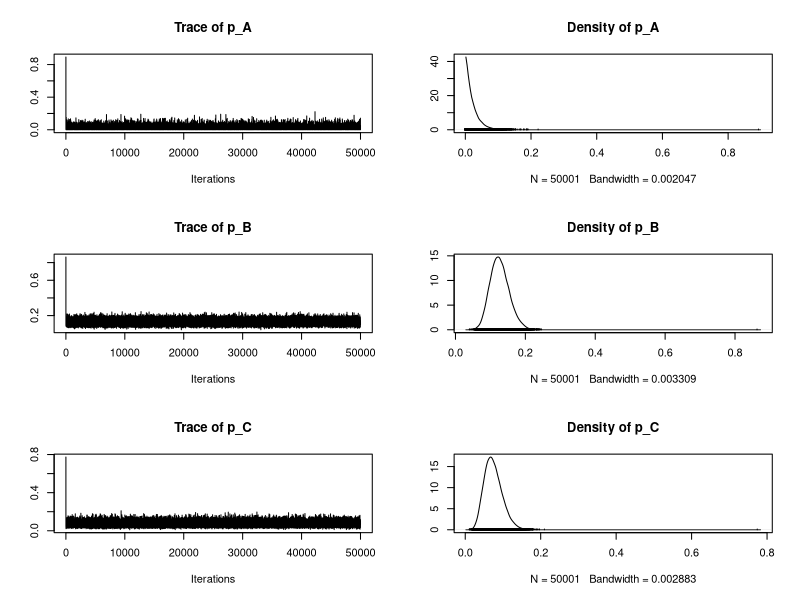
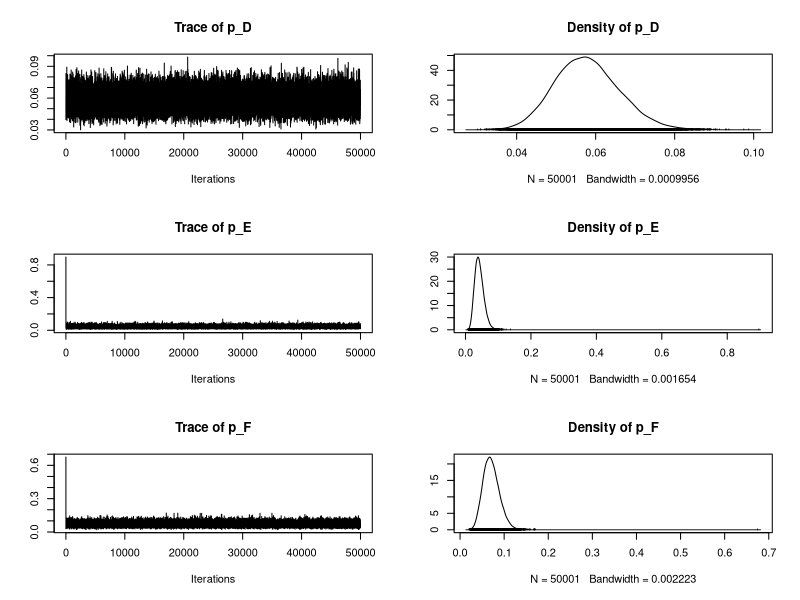
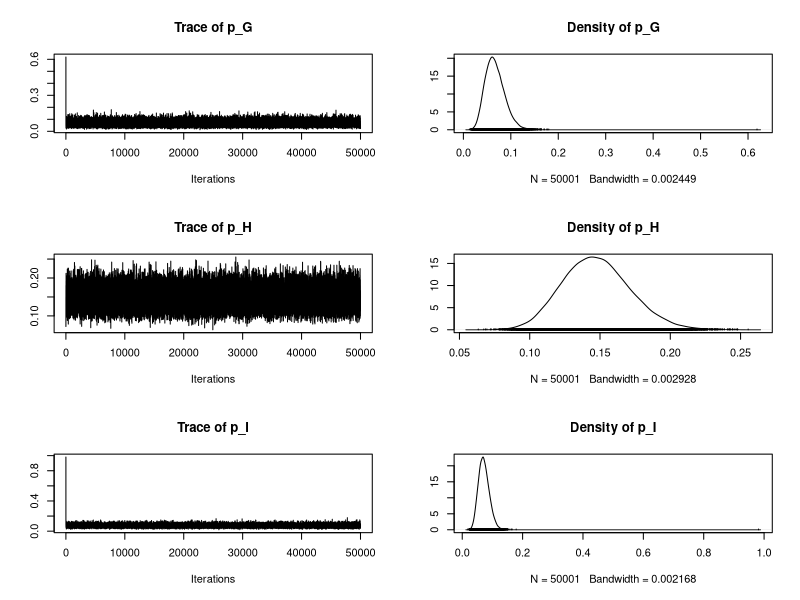
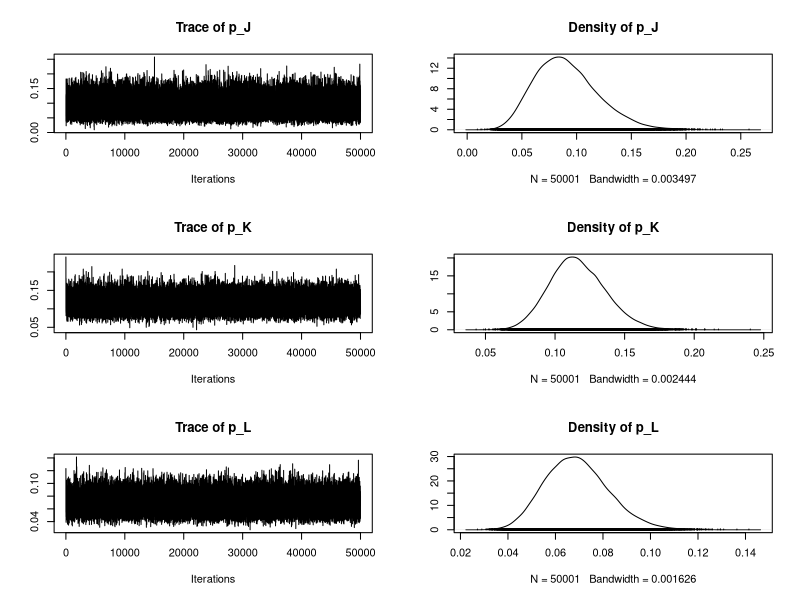

Write R code to recreate these figures, in order.
## ---- chunk 1
N <- 12                                              # Number of hospitals
n <- c(47, 148, 119, 810, 211, 196, 148, 215, 207,   # Number of cardiac surgery
       97, 256, 360)
r <- c(0, 18, 8, 46, 8, 13, 9, 31, 14, 8, 29, 24)    # Number of death
## ---- chunk 2
model_1 <- function(N, n, r, nchain){
  ## Initialisation
  chain <- matrix(NA, nchain + 1, N)
  colnames(chain) <- c("p_A", "p_B", "p_C", "p_D", "p_E", "p_F", "p_G", "p_H",
                       "p_I", "p_J", "p_K", "p_L")      # p for the N hospitals
  ## Prior distribution for p
  chain[1,] <- rbeta(N, shape1=1, shape2=1)
  for(k in 1:nchain){
    p <- rep(NA, N)
    for(i in 1:N){
      p[i] <- rbeta(1, shape1=r[i]+1, shape2=n[i]-r[i]+1)
    }
    chain[k+1,] <- p
  }
  return(chain)
}
## ---- chunk 3
chain_1 <- model_1(N, n, r, nchain=50000)
## ---- chunk 4
library(coda)
plot(mcmc(chain_1))
## ---- chunk 5
b <- c(0.1, 0.1, 0.1, 0.1, 0.1, 0.1, 0.1, 0.1, 0.1, 0.1, 0.1, 0.1)
sigmasq <- 1
mu <- 0
